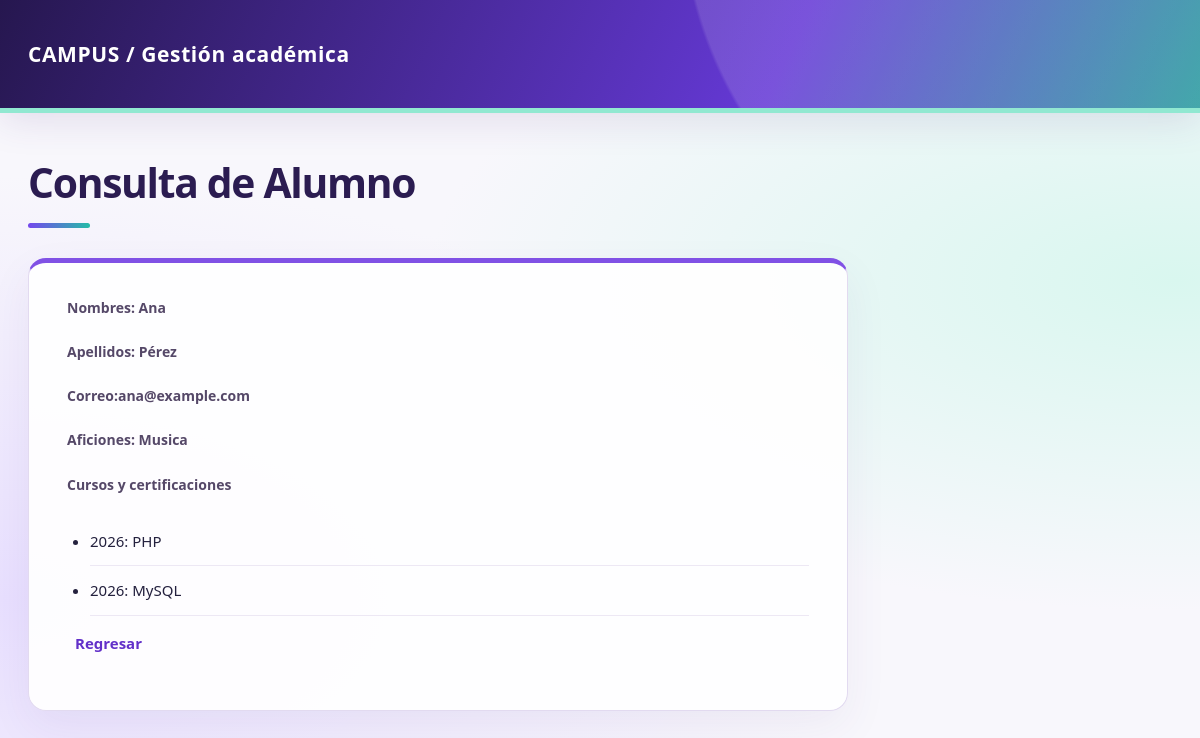
Screenshot of /consulta.php?id_alumno=1 with the database file from the repository.
### tables this page shows
CREATE TABLE `alumno` (
  `id_alumno` int(11) NOT NULL,
  `nombres` varchar(50) NOT NULL,
  `apellidos` varchar(50) NOT NULL,
  `correo` varchar(30) NOT NULL,
  `aficiones` varchar(100) NOT NULL,
  `id_usuario` int(11) NOT NULL
);

CREATE TABLE `alumno_cursos` (
  `id_alumno` int(11) NOT NULL,
  `id_curso` int(11) NOT NULL,
  `anio` smallint(6) NOT NULL
);

CREATE TABLE `cursos` (
  `id_curso` int(11) NOT NULL,
  `nombre` varchar(50) NOT NULL
);

### consulta.php (the view, shortened to what this page needs)
<?php
require_once "db.php";
$stmt = $pdo->prepare("SELECT * FROM alumno where id_alumno = :idx");
$stmt->execute(array(":idx" => $_GET['id_alumno']));
$row = $stmt->fetch(PDO::FETCH_ASSOC);
$fn = htmlentities($row['nombres']);
$ln = htmlentities($row['apellidos']);
$em = htmlentities($row['correo']);
$af = htmlentities($row['aficiones']);
?>
<html>
<head>
<link rel="stylesheet" href="diseno.css">
</head><body class="pagina-consulta">
<h1>Consulta de Alumno</h1>
<form >
<p>Nombres: <?php echo($fn);?></p>
<p>Apellidos: <?php echo($ln);?></p>
<p>Correo:<?php echo($em);?></p>
<p>Aficiones: <?php echo($af);?></p>
<p>Cursos y certificaciones</p>
<ul>
<?php
	$stmt = $pdo->prepare("SELECT ac.anio, c.nombre FROM alumno_cursos ac inner join cursos c
							on c.id_curso = ac.id_curso
							where ac.id_alumno = :idx");
	$stmt->execute(array(":idx" => $_GET['id_alumno']));
	$result = $stmt -> fetchAll();
	foreach( $result as $row ) {
		echo "<li>".$row['anio'] ;
		echo ": ";
		echo $row['nombre'];
		echo "</li>";
	}
?>
</ul>
<a href="index.php">Regresar</a></p>
</form>

### diseno.css (style rules this page uses)
:root { --ink:#24213e;--muted:#716b8a;--violet:#6539d6;--line:#e3dff0;--mint:#b9f4e2 }
* { box-sizing:border-box }
body { margin:0;min-height:100vh;padding:158px max(28px,calc((100vw - 1160px)/2)) 70px;color:var(--ink);background:radial-gradient(ellipse at 98% 35%,#d9f7ef 0,transparent 45%),radial-gradient(ellipse at 0 75%,#e8dfff 0,transparent 50%),#f8f7fc;font:15px/1.65 "Segoe UI",Arial,sans-serif }
body:before { content:"CAMPUS / Gestión académica";position:absolute;inset:0 0 auto;height:108px;padding:0 max(28px,calc((100vw - 1160px)/2));display:flex;align-items:center;background:radial-gradient(circle at 90% -90%,#ffffff22 0 36%,transparent 36.3%),linear-gradient(115deg,#26174f,#6539d6 65%,#279a9e);color:#fff;font-size:21px;font-weight:700;letter-spacing:.6px;border-bottom:5px solid #91e8d1;box-shadow:0 8px 35px #4d2e7c20 }
h1 { font-size:clamp(29px,3.4vw,43px);line-height:1.18;letter-spacing:-1.3px;margin:0 0 30px;font-weight:750;color:#2b1c51 }
h1:first-of-type:after { content:"";display:block;width:62px;height:5px;border-radius:5px;background:linear-gradient(90deg,#7548ed,#25bca7);margin-top:17px }
p { margin:0 0 21px }
a { color:#6230c9;font-weight:650;text-decoration:none;transition:color .18s,background .18s,box-shadow .18s }
form { background:#ffffffee;border:1px solid #e2daf0;border-top:5px solid #8051e5;border-radius:18px;padding:33px 38px;max-width:820px;box-shadow:0 16px 44px #4c2f7c10 }
form p { font-size:14px;font-weight:650;color:#554868 }
form a { margin-left:8px }
form ul { padding-left:23px }
form li { padding:12px 0;border-bottom:1px solid #ede8f4 }

### rows the page displays
alumno: nombres "Ana", apellidos "Pérez", correo "ana@example.com", aficiones "Musica"
alumno_cursos: anio "2026", id_curso.nombre "PHP"
alumno_cursos: anio "2026", id_curso.nombre "MySQL"
